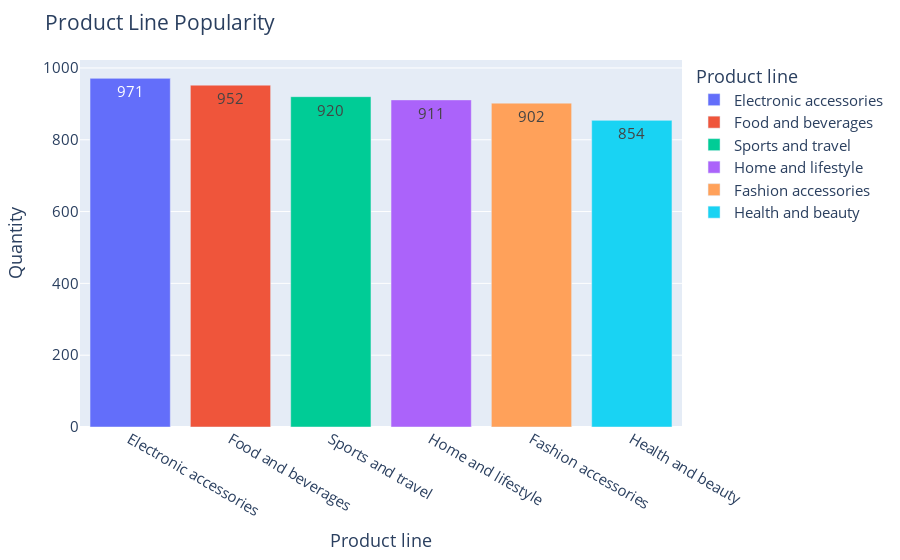

Write notebook code for a chart like this one.
### Code cell
# Dataviz - Barchart
# Popular Product Line

fig = px.bar(graph2, x= 'Product line', y= 'Quantity', color= 'Product line', text_auto=True)

fig.update_layout(
    title='Product Line Popularity',
    font=dict(size=15)
)
fig.show()

### Figure 1 — Plotly figure (JSON) as saved in the notebook; plotly's stock layout.template omitted (floating-point values rounded to 4 significant figures)
{"data": [{"alignmentgroup": "True", "hovertemplate": "Product line=%{x}<br>Quantity=%{y}<extra></extra>", "legendgroup": "Electronic accessories", "marker": {"color": "#636efa", "pattern": {"shape": ""}}, "name": "Electronic accessories", "offsetgroup": "Electronic accessories", "orientation": "v", "showlegend": true, "textposition": "auto", "texttemplate": "%{y}", "type": "bar", "x": ["Electronic accessories"], "xaxis": "x", "y": [971], "yaxis": "y"}, {"alignmentgroup": "True", "hovertemplate": "Product line=%{x}<br>Quantity=%{y}<extra></extra>", "legendgroup": "Food and beverages", "marker": {"color": "#EF553B", "pattern": {"shape": ""}}, "name": "Food and beverages", "offsetgroup": "Food and beverages", "orientation": "v", "showlegend": true, "textposition": "auto", "texttemplate": "%{y}", "type": "bar", "x": ["Food and beverages"], "xaxis": "x", "y": [952], "yaxis": "y"}, {"alignmentgroup": "True", "hovertemplate": "Product line=%{x}<br>Quantity=%{y}<extra></extra>", "legendgroup": "Sports and travel", "marker": {"color": "#00cc96", "pattern": {"shape": ""}}, "name": "Sports and travel", "offsetgroup": "Sports and travel", "orientation": "v", "showlegend": true, "textposition": "auto", "texttemplate": "%{y}", "type": "bar", "x": ["Sports and travel"], "xaxis": "x", "y": [920], "yaxis": "y"}, {"alignmentgroup": "True", "hovertemplate": "Product line=%{x}<br>Quantity=%{y}<extra></extra>", "legendgroup": "Home and lifestyle", "marker": {"color": "#ab63fa", "pattern": {"shape": ""}}, "name": "Home and lifestyle", "offsetgroup": "Home and lifestyle", "orientation": "v", "showlegend": true, "textposition": "auto", "texttemplate": "%{y}", "type": "bar", "x": ["Home and lifestyle"], "xaxis": "x", "y": [911], "yaxis": "y"}, {"alignmentgroup": "True", "hovertemplate": "Product line=%{x}<br>Quantity=%{y}<extra></extra>", "legendgroup": "Fashion accessories", "marker": {"color": "#FFA15A", "pattern": {"shape": ""}}, "name": "Fashion accessories", "offsetgroup": "Fashion accessories", "orientation": "v", "showlegend": true, "textposition": "auto", "texttemplate": "%{y}", "type": "bar", "x": ["Fashion accessories"], "xaxis": "x", "y": [902], "yaxis": "y"}, {"alignmentgroup": "True", "hovertemplate": "Product line=%{x}<br>Quantity=%{y}<extra></extra>", "legendgroup": "Health and beauty", "marker": {"color": "#19d3f3", "pattern": {"shape": ""}}, "name": "Health and beauty", "offsetgroup": "Health and beauty", "orientation": "v", "showlegend": true, "textposition": "auto", "texttemplate": "%{y}", "type": "bar", "x": ["Health and beauty"], "xaxis": "x", "y": [854], "yaxis": "y"}], "layout": {"barmode": "relative", "font": {"size": 15}, "legend": {"title": {"text": "Product line"}, "tracegroupgap": 0}, "margin": {"t": 60}, "title": {"text": "Product Line Popularity"}, "xaxis": {"anchor": "y", "categoryarray": ["Electronic accessories", "Food and beverages", "Sports and travel", "Home and lifestyle", "Fashion accessories", "Health and beauty"], "categoryorder": "array", "domain": [0, 1], "title": {"text": "Product line"}}, "yaxis": {"anchor": "x", "domain": [0, 1], "title": {"text": "Quantity"}}}}
